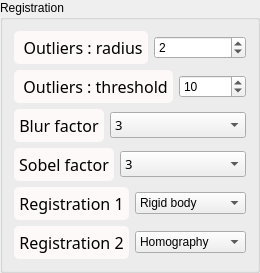
               <widget class="QGroupBox" name="groupBox">
                <property name="title">
                 <string>Registration</string>
                </property>
                <layout class="QVBoxLayout" name="verticalLayout_12">
                 <item>
                  <layout class="QHBoxLayout" name="horizontalLayout">
                   <item>
                    <widget class="QLabel" name="label_blur_2">
                     <property name="sizePolicy">
                      <sizepolicy hsizetype="Fixed" vsizetype="Preferred">
                       <horstretch>0</horstretch>
                       <verstretch>0</verstretch>
                      </sizepolicy>
                     </property>
                     <property name="font">
                      <font>
                       <family>Noto Sans Cond</family>
                       <pointsize>12</pointsize>
                       <weight>50</weight>
                       <italic>false</italic>
                       <bold>false</bold>
                      </font>
                     </property>
                     <property name="styleSheet">
                      <string notr="true">QLabel {
color: rgb(0, 0, 0);
background-color:	rgb(253, 249, 248);
border-style : outset;
Border-radius : 5px;
border-width : 0px;
border-color : black;
min-width : 5em;
padding : 5px;
font : 12pt &quot;Noto Sans Cond&quot;;
}</string>
                     </property>
                     <property name="text">
                      <string> Outliers : radius</string>
                     </property>
                     <property name="scaledContents">
                      <bool>false</bool>
                     </property>
                     <property name="alignment">
                      <set>Qt::AlignCenter</set>
                     </property>
                    </widget>
                   </item>
                   <item>
                    <widget class="QSpinBox" name="Radius_box">
                     <property name="toolTip">
                      <string>&lt;html&gt;&lt;head/&gt;&lt;body&gt;&lt;p&gt;&lt;span style=&quot; font-size:11pt;&quot;&gt;Range (pixels) for outlier filtering.&lt;/span&gt;&lt;/p&gt;&lt;/body&gt;&lt;/html&gt;</string>
                     </property>
                     <property name="minimum">
                      <number>0</number>
                     </property>
                     <property name="value">
                      <number>2</number>
                     </property>
                    </widget>
                   </item>
                  </layout>
                 </item>
                 <item>
                  <layout class="QHBoxLayout" name="horizontalLayout_2">
                   <item>
                    <widget class="QLabel" name="label_sobel_2">
                     <property name="sizePolicy">
                      <sizepolicy hsizetype="Fixed" vsizetype="Preferred">
                       <horstretch>0</horstretch>
                       <verstretch>0</verstretch>
                      </sizepolicy>
                     </property>
                     <property name="font">
                      <font>
                       <family>Noto Sans Cond</family>
                       <pointsize>12</pointsize>
                       <weight>50</weight>
                       <italic>false</italic>
                       <bold>false</bold>
                      </font>
                     </property>
                     <property name="styleSheet">
                      <string notr="true">QLabel {
color: rgb(0, 0, 0);
background-color:	rgb(253, 249, 248);
border-style : outset;
Border-radius : 5px;
border-width : 0px;
border-color : black;
min-width : 5em;
padding : 5px;
font : 12pt &quot;Noto Sans Cond&quot;;
}</string>
                     </property>
                     <property name="text">
                      <string> Outliers : threshold</string>
                     </property>
                     <property name="scaledContents">
                      <bool>false</bool>
                     </property>
                     <property name="alignment">
                      <set>Qt::AlignCenter</set>
                     </property>
                    </widget>
                   </item>
                   <item>
                    <widget class="QSpinBox" name="Threshold_box">
                     <property name="toolTip">
                      <string>&lt;html&gt;&lt;head/&gt;&lt;body&gt;&lt;p&gt;&lt;span style=&quot; font-size:11pt;&quot;&gt;Threshold (intensity) for outliers filtering.&lt;/span&gt;&lt;/p&gt;&lt;/body&gt;&lt;/html&gt;</string>
                     </property>
                     <property name="minimum">
                      <number>1</number>
                     </property>
                     <property name="value">
                      <number>10</number>
                     </property>
                    </widget>
                   </item>
                  </layout>
                 </item>
                 <item>
                  <layout class="QHBoxLayout" name="horizontalLayout_3">
                   <item>
                    <widget class="QLabel" name="label_blur">
                     <property name="sizePolicy">
                      <sizepolicy hsizetype="Fixed" vsizetype="Preferred">
                       <horstretch>0</horstretch>
                       <verstretch>0</verstretch>
                      </sizepolicy>
                     </property>
                     <property name="font">
                      <font>
                       <family>Noto Sans Cond</family>
                       <pointsize>12</pointsize>
                       <weight>50</weight>
                       <italic>false</italic>
                       <bold>false</bold>
                      </font>
                     </property>
                     <property name="styleSheet">
                      <string notr="true">QLabel {
color: rgb(0, 0, 0);
background-color:	rgb(253, 249, 248);
border-style : outset;
Border-radius : 5px;
border-width : 0px;
border-color : black;
min-width : 5em;
padding : 5px;
font : 12pt &quot;Noto Sans Cond&quot;;
}</string>
                     </property>
                     <property name="text">
                      <string>Blur factor</string>
                     </property>
                     <property name="scaledContents">
                      <bool>false</bool>
                     </property>
                     <property name="alignment">
                      <set>Qt::AlignCenter</set>
                     </property>
                    </widget>
                   </item>
                   <item>
                    <widget class="QComboBox" name="Blur_box">
                     <property name="sizePolicy">
                      <sizepolicy hsizetype="Minimum" vsizetype="Fixed">
                       <horstretch>0</horstretch>
                       <verstretch>0</verstretch>
                      </sizepolicy>
                     </property>
                     <property name="font">
                      <font>
                       <family>Noto Sans Cond</family>
                       <pointsize>10</pointsize>
                       <weight>50</weight>
                       <italic>false</italic>
                       <bold>false</bold>
                      </font>
                     </property>
                     <property name="toolTip">
                      <string>&lt;html&gt;&lt;head/&gt;&lt;body&gt;&lt;p&gt;&lt;span style=&quot; font-size:11pt;&quot;&gt;Blur factor applied to the treated stack&lt;/span&gt;&lt;/p&gt;&lt;/body&gt;&lt;/html&gt;</string>
                     </property>
                     <property name="styleSheet">
                      <string notr="true"/>
                     </property>
                     <property name="currentText">
                      <string>3</string>
                     </property>
                     <property name="currentIndex">
                      <number>2</number>
                     </property>
                     <item>
                      <property name="text">
                       <string>0</string>
                      </property>
                     </item>
                     <item>
                      <property name="text">
                       <string>1</string>
                      </property>
                     </item>
                     <item>
                      <property name="text">
                       <string>3</string>
                      </property>
                     </item>
                     <item>
                      <property name="text">
                       <string>5</string>
                      </property>
                     </item>
                     <item>
                      <property name="text">
                       <string>7</string>
                      </property>
                     </item>
                     <item>
                      <property name="text">
                       <string>9</string>
                      </property>
                     </item>
                    </widget>
                   </item>
                  </layout>
                 </item>
                 <item>
                  <layout class="QHBoxLayout" name="horizontalLayout_4">
                   <item>
                    <widget class="QLabel" name="label_sobel">
                     <property name="sizePolicy">
                      <sizepolicy hsizetype="Fixed" vsizetype="Preferred">
                       <horstretch>0</horstretch>
                       <verstretch>0</verstretch>
                      </sizepolicy>
                     </property>
                     <property name="font">
                      <font>
                       <family>Noto Sans Cond</family>
                       <pointsize>12</pointsize>
                       <weight>50</weight>
                       <italic>false</italic>
                       <bold>false</bold>
                      </font>
                     </property>
                     <property name="styleSheet">
                      <string notr="true">QLabel {
color: rgb(0, 0, 0);
background-color:	rgb(253, 249, 248);
border-style : outset;
Border-radius : 5px;
border-width : 0px;
border-color : black;
min-width : 5em;
padding : 5px;
font : 12pt &quot;Noto Sans Cond&quot;;
}</string>
                     </property>
                     <property name="text">
                      <string>Sobel factor</string>
                     </property>
                     <property name="scaledContents">
                      <bool>false</bool>
                     </property>
                     <property name="alignment">
                      <set>Qt::AlignCenter</set>
                     </property>
                    </widget>
                   </item>
                   <item>
                    <widget class="QComboBox" name="Sobel_box">
                     <property name="sizePolicy">
                      <sizepolicy hsizetype="Minimum" vsizetype="Fixed">
                       <horstretch>0</horstretch>
                       <verstretch>0</verstretch>
                      </sizepolicy>
                     </property>
                     <property name="font">
                      <font>
                       <family>Noto Sans Cond</family>
                       <pointsize>10</pointsize>
                       <weight>50</weight>
                       <italic>false</italic>
                       <bold>false</bold>
                      </font>
                     </property>
                     <property name="toolTip">
                      <string>&lt;html&gt;&lt;head/&gt;&lt;body&gt;&lt;p&gt;&lt;span style=&quot; font-size:11pt;&quot;&gt;Sobel factor applied to the treated stack&lt;/span&gt;&lt;/p&gt;&lt;/body&gt;&lt;/html&gt;</string>
                     </property>
                     <property name="styleSheet">
                      <string notr="true"/>
                     </property>
                     <property name="currentText">
                      <string>3</string>
                     </property>
                     <property name="currentIndex">
                      <number>2</number>
                     </property>
                     <property name="iconSize">
                      <size>
                       <width>13</width>
                       <height>13</height>
                      </size>
                     </property>
                     <item>
                      <property name="text">
                       <string>0</string>
                      </property>
                     </item>
                     <item>
                      <property name="text">
                       <string>1</string>
                      </property>
                     </item>
                     <item>
                      <property name="text">
                       <string>3</string>
                      </property>
                     </item>
                     <item>
                      <property name="text">
                       <string>5</string>
                      </property>
                     </item>
                     <item>
                      <property name="text">
                       <string>7</string>
                      </property>
                     </item>
                     <item>
                      <property name="text">
                       <string>9</string>
                      </property>
                     </item>
                    </widget>
                   </item>
                  </layout>
                 </item>
                 <item>
                  <layout class="QHBoxLayout" name="horizontalLayout_5">
                   <item>
                    <widget class="QLabel" name="label_blur_3">
                     <property name="sizePolicy">
                      <sizepolicy hsizetype="Fixed" vsizetype="Preferred">
                       <horstretch>0</horstretch>
                       <verstretch>0</verstretch>
                      </sizepolicy>
                     </property>
                     <property name="font">
                      <font>
                       <family>Noto Sans Cond</family>
                       <pointsize>12</pointsize>
                       <weight>50</weight>
                       <italic>false</italic>
                       <bold>false</bold>
                      </font>
                     </property>
                     <property name="styleSheet">
                      <string notr="true">QLabel {
color: rgb(0, 0, 0);
background-color:	rgb(253, 249, 248);
border-style : outset;
Border-radius : 5px;
border-width : 0px;
border-color : black;
min-width : 5em;
padding : 5px;
font : 12pt &quot;Noto Sans Cond&quot;;
}</string>
                     </property>
                     <property name="text">
                      <string>Registration 1</string>
                     </property>
                     <property name="scaledContents">
                      <bool>false</bool>
                     </property>
                     <property name="alignment">
                      <set>Qt::AlignCenter</set>
                     </property>
                    </widget>
                   </item>
                   <item>
                    <widget class="QComboBox" name="transfo_comboBox">
                     <property name="sizePolicy">
                      <sizepolicy hsizetype="Minimum" vsizetype="Fixed">
                       <horstretch>0</horstretch>
                       <verstretch>0</verstretch>
                      </sizepolicy>
                     </property>
                     <property name="minimumSize">
                      <size>
                       <width>79</width>
                       <height>0</height>
                      </size>
                     </property>
                     <property name="toolTip">
                      <string>&lt;html&gt;&lt;head/&gt;&lt;body&gt;&lt;p&gt;&lt;span style=&quot; font-size:11pt;&quot;&gt;Transformation used for registration&lt;/span&gt;&lt;/p&gt;&lt;/body&gt;&lt;/html&gt;</string>
                     </property>
                     <property name="currentIndex">
                      <number>2</number>
                     </property>
                     <item>
                      <property name="text">
                       <string>Translation</string>
                      </property>
                     </item>
                     <item>
                      <property name="text">
                       <string>Scaled rotation</string>
                      </property>
                     </item>
                     <item>
                      <property name="text">
                       <string>Rigid body</string>
                      </property>
                     </item>
                     <item>
                      <property name="text">
                       <string>Affine</string>
                      </property>
                     </item>
                     <item>
                      <property name="text">
                       <string>Homography</string>
                      </property>
                     </item>
                    </widget>
                   </item>
                  </layout>
                 </item>
                 <item>
                  <layout class="QHBoxLayout" name="horizontalLayout_6">
                   <item>
                    <widget class="QLabel" name="label_blur_4">
                     <property name="sizePolicy">
                      <sizepolicy hsizetype="Fixed" vsizetype="Preferred">
                       <horstretch>0</horstretch>
                       <verstretch>0</verstretch>
                      </sizepolicy>
                     </property>
                     <property name="font">
                      <font>
                       <family>Noto Sans Cond</family>
                       <pointsize>12</pointsize>
                       <weight>50</weight>
                       <italic>false</italic>
                       <bold>false</bold>
                      </font>
                     </property>
                     <property name="styleSheet">
                      <string notr="true">QLabel {
color: rgb(0, 0, 0);
background-color:	rgb(253, 249, 248);
border-style : outset;
Border-radius : 5px;
border-width : 0px;
border-color : black;
min-width : 5em;
padding : 5px;
font : 12pt &quot;Noto Sans Cond&quot;;
}</string>
                     </property>
                     <property name="text">
                      <string>Registration 2</string>
                     </property>
                     <property name="scaledContents">
                      <bool>false</bool>
                     </property>
                     <property name="alignment">
                      <set>Qt::AlignCenter</set>
                     </property>
                    </widget>
                   </item>
                   <item>
                    <widget class="QComboBox" name="transfo_comboBox2">
                     <property name="sizePolicy">
                      <sizepolicy hsizetype="Minimum" vsizetype="Fixed">
                       <horstretch>0</horstretch>
                       <verstretch>0</verstretch>
                      </sizepolicy>
                     </property>
                     <property name="minimumSize">
                      <size>
                       <width>79</width>
                       <height>0</height>
                      </size>
                     </property>
                     <property name="toolTip">
                      <string>&lt;html&gt;&lt;head/&gt;&lt;body&gt;&lt;p&gt;&lt;span style=&quot; font-size:11pt;&quot;&gt;Transformation used for registration&lt;/span&gt;&lt;/p&gt;&lt;/body&gt;&lt;/html&gt;</string>
                     </property>
                     <property name="currentIndex">
                      <number>5</number>
                     </property>
                     <item>
                      <property name="text">
                       <string>None</string>
                      </property>
                     </item>
                     <item>
                      <property name="text">
                       <string>Translation</string>
                      </property>
                     </item>
                     <item>
                      <property name="text">
                       <string>Scaled rotation</string>
                      </property>
                     </item>
                     <item>
                      <property name="text">
                       <string>Rigid body</string>
                      </property>
                     </item>
                     <item>
                      <property name="text">
                       <string>Affine</string>
                      </property>
                     </item>
                     <item>
                      <property name="text">
                       <string>Homography</string>
                      </property>
                     </item>
                    </widget>
                   </item>
                  </layout>
                 </item>
                </layout>
               </widget>
